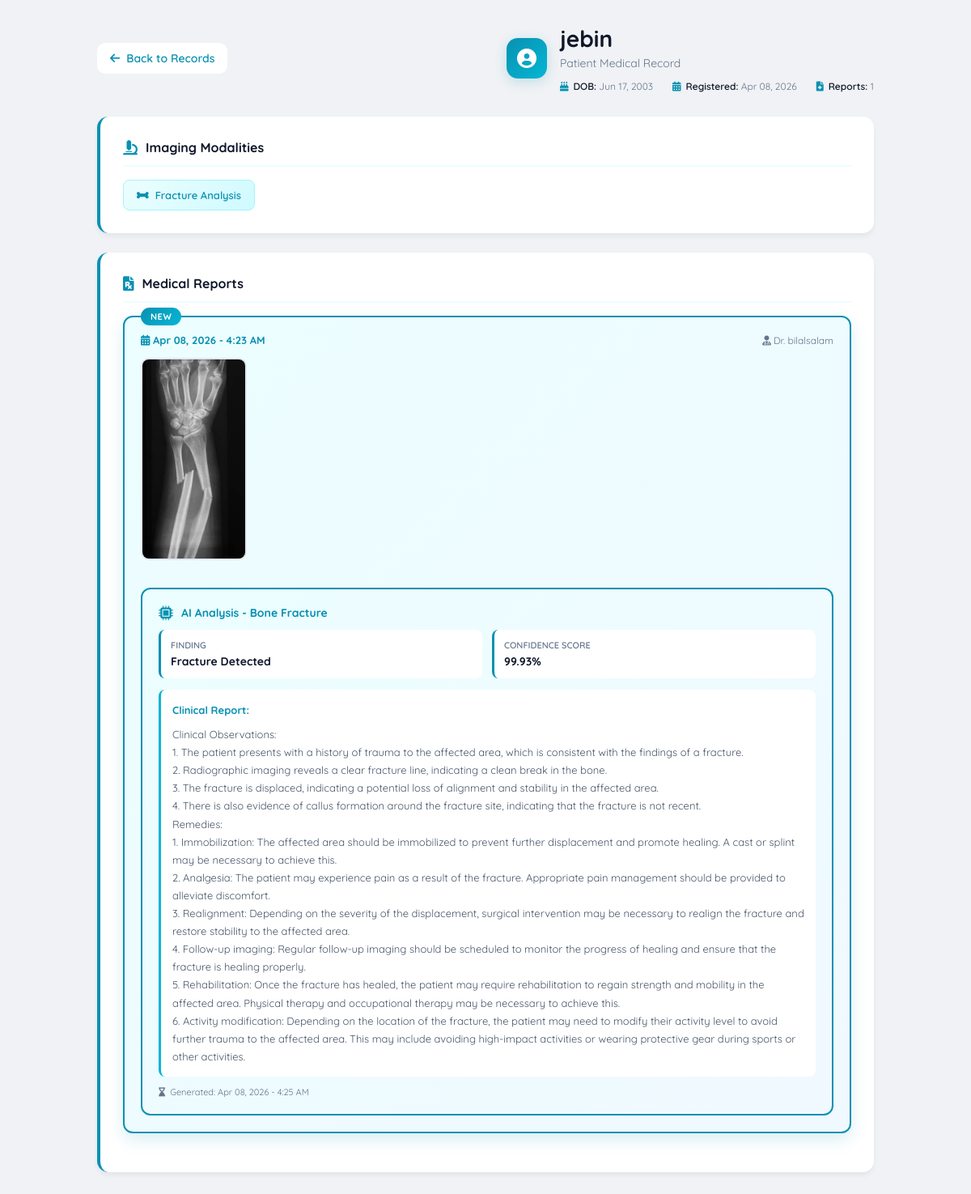
/patient/2/ (signed in), run on the app's committed database.
### medAiapp/models.py (models this page shows, shortened)
class Patient(models.Model):
	name = models.CharField(max_length=150)
	dob = models.DateField(null=True, blank=True)
	details = models.TextField(blank=True)
	created_at = models.DateTimeField(auto_now_add=True)

class Report(models.Model):
	MODALITY_CHOICES = [
		('Fracture', 'Bone Fracture'),
		('MRI', 'Brain MRI'),
		('Skin', 'Skin Lesion'),
		('XRay', 'Chest X-Ray'),
	]
	patient = models.ForeignKey(Patient, on_delete=models.CASCADE, related_name='reports')
	uploaded_by = models.ForeignKey(User, on_delete=models.SET_NULL, null=True, related_name='uploaded_reports')
	assigned_doctor = models.ForeignKey(User, on_delete=models.SET_NULL, null=True, related_name='doctor_reports')
	xray_image = models.ImageField(upload_to='xray_reports/')
	description = models.TextField(blank=True)
	modality = models.CharField(max_length=50, choices=MODALITY_CHOICES, default='XRay')
	created_at = models.DateTimeField(auto_now_add=True)
	ai_result = models.TextField(blank=True)
	ai_prediction_label = models.CharField(max_length=255, blank=True, null=True)
	ai_confidence_score = models.CharField(max_length=50, blank=True, null=True)
	ai_analysis = models.TextField(blank=True)
	ai_report = models.TextField(blank=True)
	ai_prediction_generated_at = models.DateTimeField(blank=True, null=True)

### medAiapp/views_lab.py (the view)
# urls.py: path('patient/<int:patient_id>/', views_lab.patient_detail, name='patient_detail'),
@login_required
def patient_detail(request, patient_id):
    from .ai_service import get_ai_prediction
    from django.utils import timezone
    import logging
    logger = logging.getLogger(__name__)
    patient = get_object_or_404(Patient, id=patient_id)
    reports = patient.reports.all().order_by('-created_at')
    for report in reports:
        if not report.ai_prediction_label and report.xray_image:
            try:
                logger.info(f"Attempting AI prediction for report {report.id} with modality: {report.modality}")
                prediction = get_ai_prediction(report.xray_image.name, modality=report.modality)
                if prediction:
                    logger.info(f"Prediction successful for report {report.id}: {prediction}")
                    report.ai_prediction_label = prediction.get('diagnosis', 'Unable to predict')
                    report.ai_confidence_score = prediction.get('confidence', '0%')
                    report.ai_analysis = prediction.get('modality', report.modality)
                    report.ai_report = prediction.get('report', '')
                    report.ai_prediction_generated_at = timezone.now()
                    report.save()
                    logger.info(f"Saved prediction for report {report.id}")
                else:
                    logger.warning(f"No prediction returned for report {report.id}")
            except Exception as e:
                logger.error(f"Error getting AI prediction for report {report.id}: {str(e)}")
                continue
    return render(request, 'patient_detail.html', {
        'patient': patient,
        'reports': reports
    })

### medAiapp/templates/patient_detail.html (shortened to what this page needs)
{% extends 'base.html' %}
{% load static %}
{% block content %}
<div class="patient-details-wrapper">
    <div class="header-section">
        {% if user.userprofile.role == 'lab_assistant' %}
            <a href="{% url 'lab_dashboard' %}#patients-section" class="header-back">
                <i class="fas fa-arrow-left"></i> Back to Records
            </a>
        {% elif user.userprofile.role == 'doctor' %}
            <a href="{% url 'dashboard' %}" class="header-back">
                <i class="fas fa-arrow-left"></i> Back to Dashboard
            </a>
        {% else %}
            <a href="{% url 'home' %}" class="header-back">
                <i class="fas fa-arrow-left"></i> Back to Home
            </a>
        {% endif %}
        <div class="header-title">
            <div class="header-icon">
                <i class="fas fa-user-circle"></i>
            </div>
            <div class="header-text">
                <h1>{{ patient.name }}</h1>
                <p>Patient Medical Record</p>
                <div class="header-info-line">
                    <div class="header-info-item">
                        <i class="fas fa-birthday-cake"></i>
                        <span><span class="header-info-value">DOB:</span> {{ patient.dob|date:"M d, Y" }}</span>
                    </div>
                    <div class="header-info-item">
                        <i class="fas fa-calendar-alt"></i>
                        <span><span class="header-info-value">Registered:</span> {{ patient.created_at|date:"M d, Y" }}</span>
                    </div>
                    <div class="header-info-item">
                        <i class="fas fa-file-medical"></i>
                        <span><span class="header-info-value">Reports:</span> {{ patient.reports.count }}</span>
                    </div>
                </div>
            </div>
        </div>
    </div>
    {% if reports %}
    <div class="module-card">
        <div class="card-title">
            <i class="fas fa-microscope"></i>
            Imaging Modalities
        </div>
        <div class="modality-badges">
            {% for report in reports %}
                {% if report.modality == 'XRay' %}
                    <span class="modality-badge">
                        <i class="fas fa-lungs"></i> X-Ray
                    </span>
                {% elif report.modality == 'MRI' %}
                    <span class="modality-badge">
                        <i class="fas fa-brain"></i> MRI
                    </span>
                {% elif report.modality == 'Fracture' %}
                    <span class="modality-badge">
                        <i class="fas fa-bone"></i> Fracture Analysis
                    </span>
                {% elif report.modality == 'Skin' %}
                    <span class="modality-badge">
                        <i class="fas fa-user"></i> Dermatology
                    </span>
                {% endif %}
            {% endfor %}
        </div>
    </div>
    {% endif %}
    <div class="module-card">
        <div class="card-title">
            <i class="fas fa-file-prescription"></i>
            Medical Reports
        </div>
        {% if reports %}
            <ul class="reports-list">
            {% for report in reports %}
                <li class="report-item {% if forloop.first %}latest{% endif %}">
                    <div class="report-header">
                        <div>
                            <div class="report-date">
                                <i class="fas fa-calendar-alt"></i> {{ report.created_at|date:"M d, Y - g:i A" }}
                            </div>
                        </div>
                        <div class="report-doctor">
                            <i class="fas fa-user-md"></i> Dr. {{ report.assigned_doctor.username }}
                        </div>
                    </div>
                    {% if report.xray_image %}
                    <img src="{{ report.xray_image.url }}" alt="Medical Image" class="report-image" />
                    {% endif %}
                    {% if report.ai_prediction_label %}
                    <div class="ai-prediction">
                        <div class="ai-prediction-header">
                            <i class="fas fa-microchip"></i>
                            AI Analysis - {{ report.get_modality_display }}
                        </div>
                        <div class="ai-grid">
                            <div class="ai-item">
                                <div class="ai-item-label">Finding</div>
                                <div class="ai-item-value">{{ report.ai_prediction_label }}</div>
                            </div>
                            <div class="ai-item">
                                <div class="ai-item-label">Confidence Score</div>
                                <div class="ai-item-value">{{ report.ai_confidence_score }}</div>
                            </div>
                        </div>
                        {% if report.ai_report %}
                        <div class="ai-report-text">
                            <strong style="color: #0891b2; display: block; margin-bottom: 8px;">Clinical Report:</strong>
                            {{ report.ai_report|linebreaks }}
                        </div>
                        {% endif %}
                        <div class="ai-timestamp">
                            <i class="fas fa-hourglass-end"></i>
                            Generated: {{ report.ai_prediction_generated_at|date:"M d, Y - g:i A" }}
                        </div>
                    </div>
                    {% endif %}
                </li>
            {% endfor %}
            </ul>
        {% endif %}
    </div>
</div>
{% endblock %}

### medAiapp/templates/patient_detail.html (style rules this page uses)
* { margin: 0; padding: 0; box-sizing: border-box; }
body { background: linear-gradient(135deg, #cffafe 0%, #a5f3fc 100%); min-height: 100vh; font-family: -apple-system, BlinkMacSystemFont, 'Segoe UI', Roboto, 'Helvetica Neue', Arial, sans-serif; }
.patient-details-wrapper { max-width: 1000px; margin: 0 auto; padding: 30px 20px; }
.header-section { display: flex; align-items: center; justify-content: space-between; margin-bottom: 30px; }
.header-back { display: inline-flex; align-items: center; gap: 8px; color: #0891b2; text-decoration: none; font-weight: 600; padding: 10px 16px; background: white; border-radius: 10px; transition: all 0.3s ease; font-size: 14px; }
.header-title { display: flex; align-items: center; gap: 16px; }
.header-icon { width: 50px; height: 50px; background: linear-gradient(135deg, #0891b2 0%, #06b6d4 100%); border-radius: 14px; display: flex; align-items: center; justify-content: center; font-size: 24px; color: white; box-shadow: 0 4px 15px rgba(8, 145, 178, 0.2); }
.header-text h1 { font-size: 28px; color: #0f172a; font-weight: 700; margin-bottom: 4px; }
.header-text p { color: #64748b; font-size: 14px; }
.header-info-line { display: flex; align-items: center; gap: 24px; font-size: 12px; color: #64748b; margin-top: 12px; flex-wrap: wrap; }
.header-info-item { display: flex; align-items: center; gap: 6px; }
.header-info-item i { color: #0891b2; font-size: 12px; }
.header-info-value { font-weight: 600; color: #0f172a; }
.module-card { background: white; border-radius: 14px; padding: 28px; margin-bottom: 24px; border-left: 4px solid #0891b2; box-shadow: 0 4px 6px rgba(0, 0, 0, 0.05); transition: all 0.3s ease; }
.card-title { display: flex; align-items: center; gap: 10px; font-size: 16px; font-weight: 700; color: #0f172a; margin-bottom: 16px; padding-bottom: 12px; border-bottom: 2px solid #ecfeff; }
.card-title i { color: #0891b2; font-size: 18px; }
.modality-badges { display: flex; flex-wrap: wrap; gap: 12px; margin-top: 12px; }
.modality-badge { display: inline-flex; align-items: center; gap: 8px; padding: 10px 16px; background: linear-gradient(135deg, #ecfeff 0%, #cffafe 100%); border: 1px solid #a5f3fc; border-radius: 8px; color: #0891b2; font-weight: 600; font-size: 13px; transition: all 0.3s ease; }
.reports-list { list-style: none; }
.report-item { background: #f8fafc; border: 1px solid #e2e8f0; border-radius: 12px; padding: 20px; margin-bottom: 20px; transition: all 0.3s ease; border-left: 4px solid #06b6d4; }
.report-item.latest { background: linear-gradient(135deg, #ecfeff 0%, #f0f9ff 100%); border: 2px solid #0891b2; box-shadow: 0 8px 20px rgba(8, 145, 178, 0.15); position: relative; }
.report-item.latest::before { content: "NEW"; position: absolute; top: -12px; left: 20px; background: linear-gradient(135deg, #0891b2 0%, #06b6d4 100%); color: white; padding: 4px 12px; border-radius: 20px; font-size: 11px; font-weight: 700; letter-spacing: 0.5px; }
.report-header { display: flex; justify-content: space-between; align-items: center; margin-bottom: 14px; flex-wrap: wrap; gap: 12px; }
.report-date { font-weight: 700; color: #0891b2; font-size: 13px; }
.report-doctor { color: #64748b; font-size: 12px; }
.report-image { max-width: 100%; max-height: 250px; border-radius: 10px; border: 2px solid #e2e8f0; margin-bottom: 14px; transition: all 0.3s ease; }
.ai-prediction { background: linear-gradient(135deg, #ecfeff 0%, #f0f9ff 100%); border: 2px solid #0891b2; border-radius: 12px; padding: 20px; margin-top: 16px; }
.ai-prediction-header { display: flex; align-items: center; gap: 10px; font-weight: 700; color: #0891b2; margin-bottom: 12px; font-size: 14px; }
.ai-prediction-header i { font-size: 18px; }
.ai-grid { display: grid; grid-template-columns: repeat(auto-fit, minmax(150px, 1fr)); gap: 12px; margin-bottom: 14px; }
.ai-item { background: white; padding: 12px; border-radius: 8px; border-left: 3px solid #0891b2; }
.ai-item-label { color: #64748b; font-size: 11px; font-weight: 600; text-transform: uppercase; margin-bottom: 4px; }
.ai-item-value { color: #0f172a; font-weight: 700; font-size: 14px; }
.ai-report-text { background: white; border-radius: 8px; padding: 14px; color: #475569; font-size: 13px; line-height: 1.7; border-left: 3px solid #06b6d4; }
.ai-timestamp { color: #64748b; font-size: 11px; margin-top: 12px; display: flex; align-items: center; gap: 6px; }

### data on the page
Patient: name "jebin", dob "Jun 17, 2003", created_at "Apr 08, 2026", reports.count "1"
Report: shows "Fracture Analysis", created_at "Apr 08, 2026 - 4:23 AM", assigned_doctor.username "bilalsalam", xray_image (picture), modality "Bone Fracture", ai_prediction_label "Fracture Detected", ai_confidence_score "99.93%", ai_report "Clinical Observations: 1. The patient presents with a history of trauma to the affected area, which is consistent with the findings of a fracture. 2. Radiographic imaging reveals a clear fracture line, indicating a clean break in the bone. 3. The fracture is displaced, indicating a potential loss of alignment and stability in the affected area. 4. There is also evidence of callus formation around the fracture site, indicating that the fracture is not recent. Remedies: 1. Immobilization: The affected area should be immobilized to prevent further displacement and promote healing. A cast or splint may be necessary to achieve this. 2. Analgesia: The patient may experience pain as a result of…", ai_prediction_generated_at "Apr 08, 2026 - 4:25 AM"
